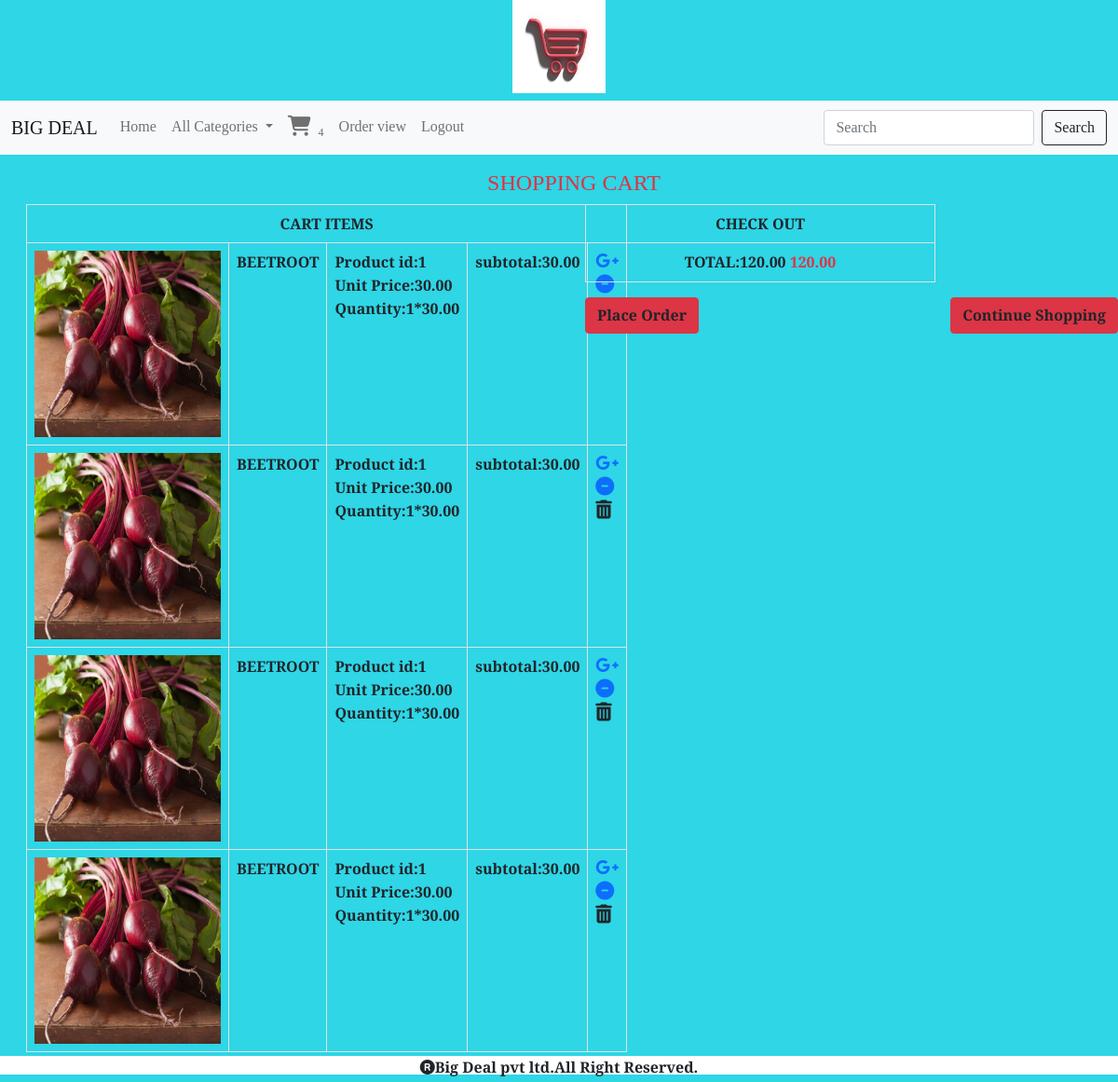
The app's page /cart/cartview (signed in) with its own data.
### cart/models.py (models this page shows, shortened)
class Cart(models.Model):
    product=models.ForeignKey(Product,on_delete=models.CASCADE)
    user=models.ForeignKey(User,on_delete=models.CASCADE)
    quantity=models.IntegerField()
    date_added=models.DateTimeField(auto_now_add=True)
    def subtotal(self):
        return self.quantity*self.product.price

### shop/models.py (models this page shows, shortened)
class Product(models.Model):
    name = models.CharField(max_length=200)
    desc = models.TextField()
    image = models.ImageField(upload_to='shop/products', blank=True, null=True)
    price=models.DecimalField(max_digits=10,decimal_places=2)
    category=models.ForeignKey(Category,on_delete=models.CASCADE)
    stock=models.IntegerField()
    available=models.BooleanField(default=True)
    created=models.DateTimeField(auto_now_add=True)
    updated=models.DateTimeField(auto_now_add=True)

### cart/views.py (the view)
# urls.py: path('cartview',views.cartview,name="cartview"),
def cartview(request):
    total=0
    u=request.user
    try:
        cart=Cart.objects.filter(user=u)
        for i in cart:
            total+=i.quantity*i.product.price
    except:
        pass
    return render(request,'cart.html',{'c':cart,'total':total})

### cart/context_processors.py (called while the page is built)
def productcount(request):
    item_count=0
    if request.user.is_authenticated:
     u=request.user
    try:
        cart=Cart.objects.filter(user=u)
        for i in cart:
            item_count=item_count+i.quantity
    except:
        item_count=0
    return {'count':item_count}

### shop/context_processors.py (called while the page is built)
def menu_links(request):
    c=Category.objects.all()
    return {'links':c}

### templates/cart.html
<!DOCTYPE html>
{% extends 'base.html' %}
{% load static %}
{% block content %}
{% if not c %}
<div class="container mb-3">
    <h3 class="text-center">Cart is Empty</h3>
    <h5 class="text-center text-success"><a href="{% url 'shop:allcat' %}">Continue Shopping</a></h5>
</div>
{% else %}
<div class="container-fluid m-3">
<div class="row">
    <h4 class="text-center text-danger">SHOPPING CART</h4>
    <div class="col-sm-6">
        <table class="table table-bordered">
            <tr><th colspan="5" class="text-center">CART ITEMS</th></tr>
            {% for i in c %}
            <tr>
                <td><img src="{{i.product.image.url}}" height="200px" width="200px"></td>
                <td><b>{{i.product.name}}</b></td>
                <td><b>Product id:{{i.product.id}}</b>
                    <b>Unit Price:{{i.product.price}}</b><br>
                <b>Quantity:{{i.quantity}}*{{i.product.price}}</b></td>
                <td><b>subtotal:{{i.subtotal}}</b></td>
                <td>
                    {% if i.quantity < i.product.stock %}
                 <b><a href="{% url 'cart:addtocart' i.product.name %}"><i style="color:dark;font-size:20px;" class="fa-brands fa-google-plus-g"></i></a>
                <a href="{% url 'cart:cart_remove' i.product.name %}"><i style="color:dark;font-size:20px;" class="fa-solid fa-circle-minus"></i></a>
                <a href="{% url 'cart:full_remove' i.product.name %}"></a><i style="color:dark;font-size:20px;" class="fa-solid fa-trash-can"></i></a></b>
    {% else %}
                <b><a href="{% url 'cart:cart_remove' i.product.name %}"><i style="color:dark;font-size:20px;" class="fa-brands fa-google-plus-g"></i></a>
                <a href="{% url 'cart:full_remove' i.product.name %}"><i style="color:dark;font-size:20px;" class="fa-solid fa-circle-minus"></i></a></b>
                </tr>
            {% endif %}
    {% endfor %}
        </table>
    </div>
    <div class="col-sm-4">
    <table class="table table-bordered">
        <tr><th colspan="4" class="text-center">CHECK OUT</th></tr>
        <tr><td class="text-center"><b>TOTAL:{{total}} <span class="text-danger">{{total}}</span></b></td></tr>
    </table>
        <a href="{% url 'cart:orderform' %}" class="btn btn-danger text-dark"><b>Place Order</b></a>
        <a href="{% url 'shop:allcat' %}" class="btn btn-danger text-dark" style="position:absolute;right:0;"><b>Continue Shopping</b></a>
</div>
</div>
{% endif %}
{% endblock %}

### static/css/style.css (style rules this page uses)
body { background-color:#2ed6e6; font-family: 'Playfair Display', serif; }

### records on screen
Cart: product.image (picture), product.name "BEETROOT", product.id "1", product.price "30.00", quantity "1", subtotal "30.00"
Cart: product.image (picture), product.name "BEETROOT", product.id "1", product.price "30.00", quantity "1", subtotal "30.00"
Cart: product.image (picture), product.name "BEETROOT", product.id "1", product.price "30.00", quantity "1", subtotal "30.00"
Cart: product.image (picture), product.name "BEETROOT", product.id "1", product.price "30.00", quantity "1", subtotal "30.00"

### other values on screen
{{ count }} "4"
{{ total }} "120.00"
